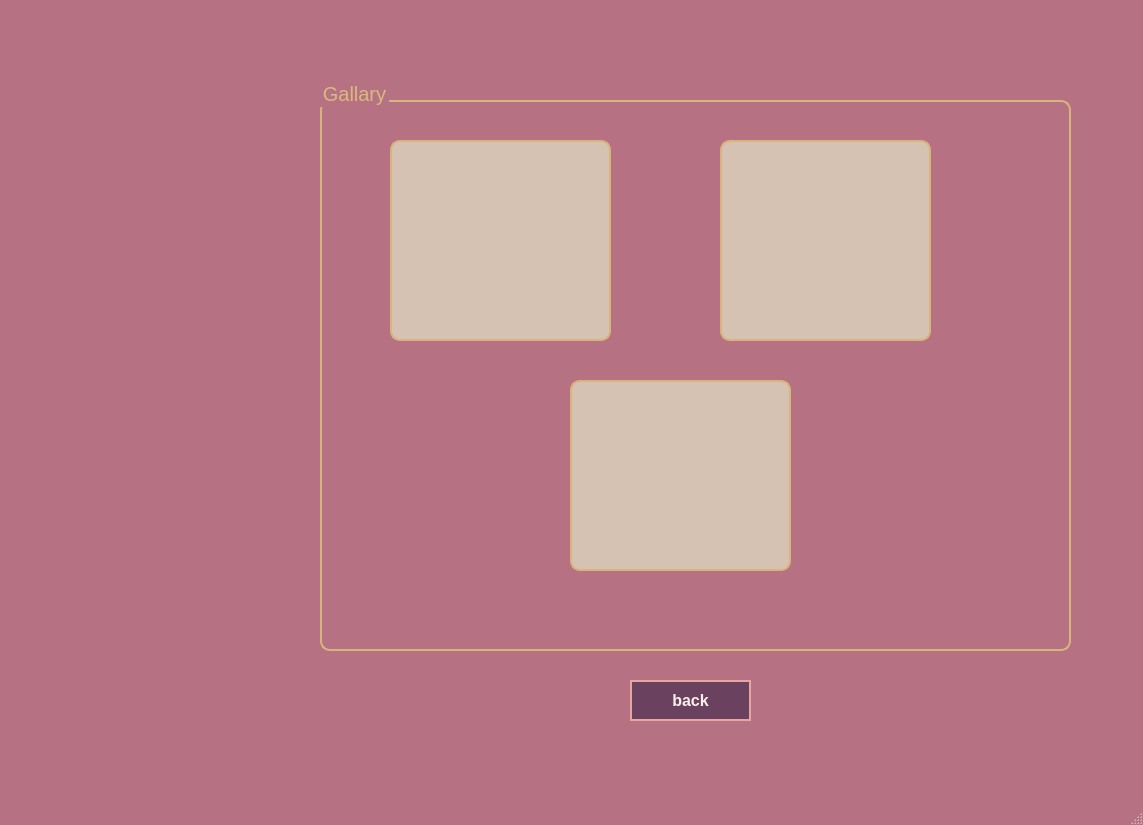
<?xml version="1.0" encoding="UTF-8"?>
<ui version="4.0">
 <class>Gallery</class>
 <widget class="QMainWindow" name="Gallery">
  <property name="geometry">
   <rect>
    <x>0</x>
    <y>0</y>
    <width>1143</width>
    <height>825</height>
   </rect>
  </property>
  <property name="windowTitle">
   <string>MainWindow</string>
  </property>
  <property name="styleSheet">
   <string notr="true">QMainWindow{
	background-image: url(:/new/prefix13/Game/galleri_bg.jpg);
	background-color: qlineargradient(spread:reflect, x1:0.493052, y1:0.505, x2:1, y2:0, stop:0.352113 rgba(191, 124, 158, 255), stop:0.553991 rgba(195, 111, 141, 255), stop:1 rgba(255, 255, 255, 255));
	
	
	background-color: rgb(182, 113, 131);
	background-size: cover;
	baclground-repeat: no repeat;
}</string>
  </property>
  <widget class="QWidget" name="centralwidget">
   <widget class="QWidget" name="widget" native="true">
    <property name="geometry">
     <rect>
      <x>410</x>
      <y>480</y>
      <width>120</width>
      <height>80</height>
     </rect>
    </property>
   </widget>
   <widget class="QGroupBox" name="groupBox">
    <property name="geometry">
     <rect>
      <x>320</x>
      <y>80</y>
      <width>751</width>
      <height>571</height>
     </rect>
    </property>
    <property name="styleSheet">
     <string notr="true">    border: 2px solid #D8B47D; 
    border-radius: 10px;
    margin-top: 20px;
    padding: 10px;
background-color: rgb(190, 98, 99);
background-color: rgb(190, 142, 146);
background-color: transparent;

font:20px;
color: rgb(206, 171, 120);
color: rgb(216, 186, 125);</string>
    </property>
    <property name="title">
     <string>Gallary</string>
    </property>
    <widget class="QLabel" name="label_2">
     <property name="geometry">
      <rect>
       <x>400</x>
       <y>40</y>
       <width>211</width>
       <height>221</height>
      </rect>
     </property>
     <property name="styleSheet">
      <string notr="true">image: url(:/new/prefix7/a2.png);
background-color: rgb(214, 194, 178);</string>
     </property>
     <property name="text">
      <string/>
     </property>
    </widget>
    <widget class="QLabel" name="label">
     <property name="geometry">
      <rect>
       <x>70</x>
       <y>40</y>
       <width>221</width>
       <height>221</height>
      </rect>
     </property>
     <property name="styleSheet">
      <string notr="true">image: url(:/new/prefix6/a1.png);
background-color: rgb(214, 194, 178);
width:50%;</string>
     </property>
     <property name="text">
      <string/>
     </property>
    </widget>
    <widget class="QLabel" name="label_3">
     <property name="geometry">
      <rect>
       <x>250</x>
       <y>280</y>
       <width>221</width>
       <height>211</height>
      </rect>
     </property>
     <property name="styleSheet">
      <string notr="true">image: url(:/new/prefix8/a3.png);
background-color: rgb(214, 194, 178);</string>
     </property>
     <property name="text">
      <string/>
     </property>
    </widget>
   </widget>
   <widget class="QPushButton" name="pushButton">
    <property name="geometry">
     <rect>
      <x>630</x>
      <y>680</y>
      <width>121</width>
      <height>41</height>
     </rect>
    </property>
    <property name="styleSheet">
     <string notr="true">  


QPushButton {
    background-color: #6a415e;
    color: #fcefe9;
    border: 2px solid #e8a6a1;
    border-radius: 0px;
    padding: 6px 12px;
	font-family: 'Black Ops One' ;
    font-size: 16px;
    font-weight: bold;
}

QPushButton:hover {
    background-color: #8c5678;
    border-color: #ffd1c1;
}

QPushButton:pressed {
    background-color: #a8547b;
    border-color: #ff9c8f;
}</string>
    </property>
    <property name="text">
     <string>back</string>
    </property>
   </widget>
  </widget>
  <widget class="QMenuBar" name="menubar">
   <property name="geometry">
    <rect>
     <x>0</x>
     <y>0</y>
     <width>1143</width>
     <height>22</height>
    </rect>
   </property>
  </widget>
  <widget class="QStatusBar" name="statusbar"/>
 </widget>
 <resources/>
 <connections/>
</ui>
